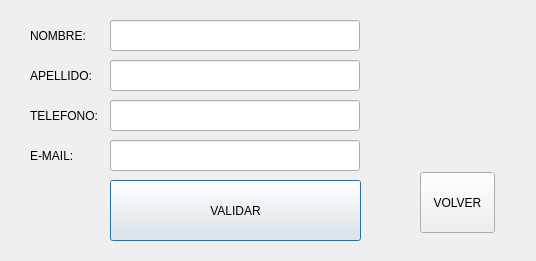
<?xml version="1.0" encoding="UTF-8"?>
<ui version="4.0">
 <class>Dialog</class>
 <widget class="QDialog" name="Dialog">
  <property name="geometry">
   <rect>
    <x>0</x>
    <y>0</y>
    <width>536</width>
    <height>261</height>
   </rect>
  </property>
  <property name="windowTitle">
   <string>Datos de Clientes</string>
  </property>
  <widget class="QLineEdit" name="email">
   <property name="geometry">
    <rect>
     <x>110</x>
     <y>140</y>
     <width>250</width>
     <height>31</height>
    </rect>
   </property>
  </widget>
  <widget class="QPushButton" name="boton">
   <property name="geometry">
    <rect>
     <x>110</x>
     <y>180</y>
     <width>251</width>
     <height>61</height>
    </rect>
   </property>
   <property name="text">
    <string>VALIDAR</string>
   </property>
  </widget>
  <widget class="QLineEdit" name="nombre">
   <property name="geometry">
    <rect>
     <x>110</x>
     <y>20</y>
     <width>250</width>
     <height>31</height>
    </rect>
   </property>
   <property name="toolTip">
    <string extracomment="ingrese un nombre"/>
   </property>
   <property name="text">
    <string comment="nombre" extracomment="nombre"/>
   </property>
   <property name="readOnly">
    <bool>false</bool>
   </property>
   <property name="placeholderText">
    <string comment="nombre" extracomment="nombre"/>
   </property>
  </widget>
  <widget class="QLineEdit" name="apellido">
   <property name="geometry">
    <rect>
     <x>110</x>
     <y>60</y>
     <width>250</width>
     <height>31</height>
    </rect>
   </property>
  </widget>
  <widget class="QLabel" name="txt_nombre">
   <property name="geometry">
    <rect>
     <x>30</x>
     <y>20</y>
     <width>75</width>
     <height>31</height>
    </rect>
   </property>
   <property name="text">
    <string>NOMBRE:</string>
   </property>
  </widget>
  <widget class="QLabel" name="txt_apellido">
   <property name="geometry">
    <rect>
     <x>30</x>
     <y>60</y>
     <width>75</width>
     <height>31</height>
    </rect>
   </property>
   <property name="text">
    <string>APELLIDO:</string>
   </property>
  </widget>
  <widget class="QLabel" name="txt_telefono">
   <property name="geometry">
    <rect>
     <x>30</x>
     <y>100</y>
     <width>75</width>
     <height>31</height>
    </rect>
   </property>
   <property name="text">
    <string>TELEFONO:</string>
   </property>
  </widget>
  <widget class="QLabel" name="txt_email">
   <property name="geometry">
    <rect>
     <x>30</x>
     <y>140</y>
     <width>75</width>
     <height>31</height>
    </rect>
   </property>
   <property name="text">
    <string>E-MAIL:</string>
   </property>
  </widget>
  <widget class="QLineEdit" name="telefono">
   <property name="geometry">
    <rect>
     <x>110</x>
     <y>100</y>
     <width>250</width>
     <height>31</height>
    </rect>
   </property>
  </widget>
  <widget class="QLabel" name="imagen">
   <property name="geometry">
    <rect>
     <x>400</x>
     <y>20</y>
     <width>101</width>
     <height>91</height>
    </rect>
   </property>
   <property name="text">
    <string/>
   </property>
   <property name="pixmap">
    <pixmap>img/persona.png</pixmap>
   </property>
   <property name="scaledContents">
    <bool>true</bool>
   </property>
   <property name="wordWrap">
    <bool>false</bool>
   </property>
  </widget>
  <widget class="QPushButton" name="volver">
   <property name="geometry">
    <rect>
     <x>420</x>
     <y>172</y>
     <width>75</width>
     <height>61</height>
    </rect>
   </property>
   <property name="text">
    <string>VOLVER</string>
   </property>
  </widget>
 </widget>
 <resources/>
 <connections/>
</ui>
